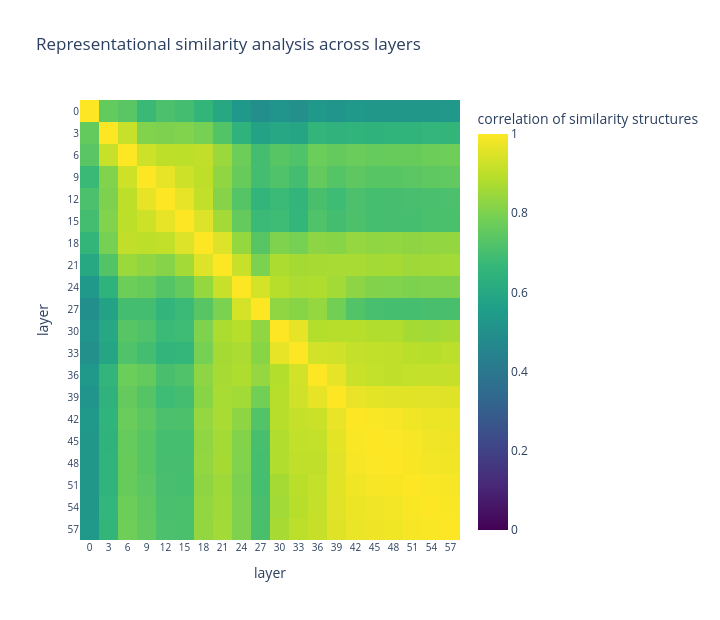

Notebook code for this chart:
### Markdown cell above
## 6. Stability across layers

### Code cell
# this cell correlates similarity structures across layers (RSA) and draws the matrix
iu = np.triu_indices(len(emotions), k=1)
flat = np.stack([centered_cosine(means[:, p, :])[iu] for p in range(len(layers))])
rsa = np.corrcoef(flat)

fig = go.Figure(
    go.Heatmap(
        z=rsa,
        colorscale="Viridis",
        zmin=0,
        zmax=1,
        colorbar=dict(title="correlation of similarity structures"),
    )
)
fig.update_layout(
    title="Representational similarity analysis across layers",
    xaxis=dict(
        tickvals=list(range(len(layers))),
        ticktext=[str(l) for l in layers],
        title="layer",
        tickfont=dict(size=10),
    ),
    yaxis=dict(
        tickvals=list(range(len(layers))),
        ticktext=[str(l) for l in layers],
        title="layer",
        tickfont=dict(size=10),
        autorange="reversed",
    ),
    height=620,
    width=720,
)
fig.show()

mid = [p for p, l in enumerate(layers) if 30 <= l <= 57]
print(
    f"mean RSA within layers 30-57: {rsa[np.ix_(mid, mid)][np.triu_indices(len(mid), k=1)].mean():.3f}"
)
print(f"mean RSA layer 0 vs layers 30-57: {rsa[0, mid].mean():.3f}")

### Figure 1 — Plotly figure (JSON) as saved in the notebook; plotly's stock layout.template omitted (floating-point values rounded to 4 significant figures; data arrays with more than 128 entries replaced by an {"elided": "..."} marker saying what was removed)
{"data": [{"colorbar": {"title": {"text": "correlation of similarity structures"}}, "colorscale": [[0.0, "#440154"], [0.1111, "#482878"], [0.2222, "#3e4989"], [0.3333, "#31688e"], [0.4444, "#26828e"], [0.5556, "#1f9e89"], [0.6667, "#35b779"], [0.7778, "#6ece58"], [0.8889, "#b5de2b"], [1.0, "#fde725"]], "type": "heatmap", "z": {"elided": "20x20 float values"}, "zmax": 1, "zmin": 0}], "layout": {"height": 620, "title": {"text": "Representational similarity analysis across layers"}, "width": 720, "xaxis": {"tickfont": {"size": 10}, "ticktext": ["0", "3", "6", "9", "12", "15", "18", "21", "24", "27", "30", "33", "36", "39", "42", "45", "48", "51", "54", "57"], "tickvals": [0, 1, 2, 3, 4, 5, 6, 7, 8, 9, 10, 11, 12, 13, 14, 15, 16, 17, 18, 19], "title": {"text": "layer"}}, "yaxis": {"autorange": "reversed", "tickfont": {"size": 10}, "ticktext": ["0", "3", "6", "9", "12", "15", "18", "21", "24", "27", "30", "33", "36", "39", "42", "45", "48", "51", "54", "57"], "tickvals": [0, 1, 2, 3, 4, 5, 6, 7, 8, 9, 10, 11, 12, 13, 14, 15, 16, 17, 18, 19], "title": {"text": "layer"}}}}
